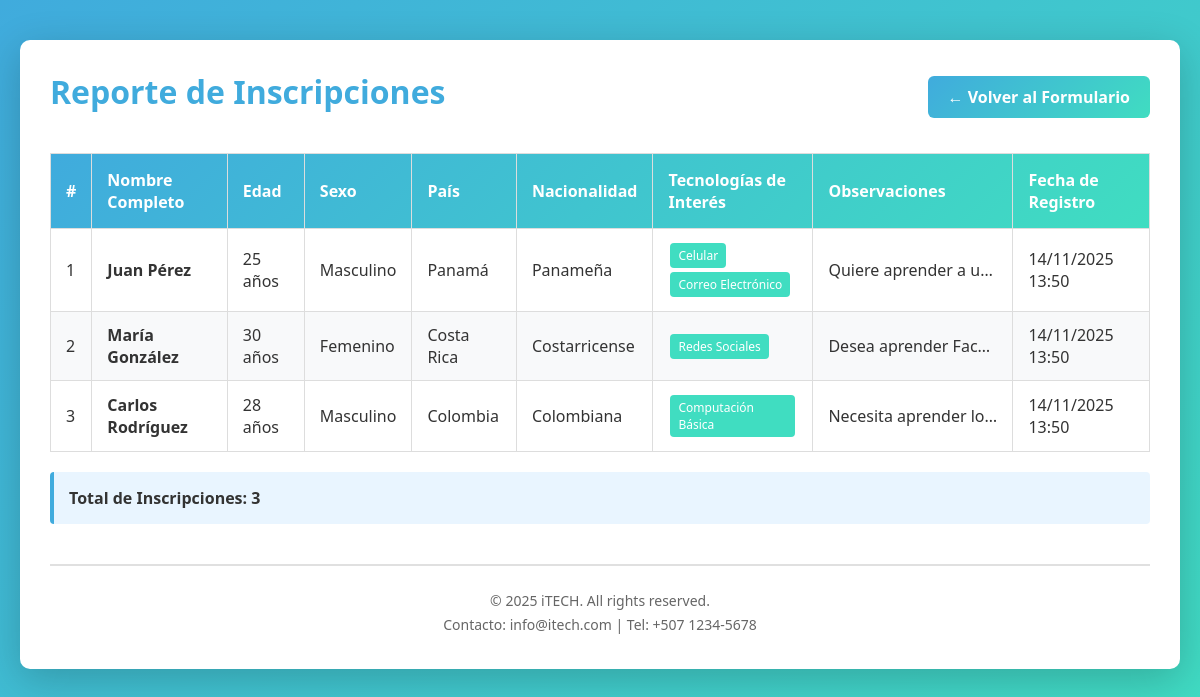
The page /reporte.php on the database its author committed.
### tables this page shows
CREATE TABLE IF NOT EXISTS datos_inscriptor (
    id INT AUTO_INCREMENT PRIMARY KEY,
    nombre VARCHAR(100) NOT NULL,
    apellido VARCHAR(100) NOT NULL,
    edad INT NOT NULL,
    sexo VARCHAR(20) NOT NULL,
    fecha_registro TIMESTAMP DEFAULT CURRENT_TIMESTAMP,
    INDEX idx_inscriptor_nombre (nombre, apellido)
);

### conexion.php (called while the page is built, shortened)
<?php
class Conexion {
    private $host = 'localhost';
    private $dbname = 'phpmyadmin';
    private $username = 'root';
    private $password = '';
    private $charset = 'utf8mb4';
    private $conexion;
    private function conectar() {
        try {
            $dsn = "mysql:host={$this->host};dbname={$this->dbname};charset={$this->charset}";
            $opciones = [
                PDO::ATTR_ERRMODE            => PDO::ERRMODE_EXCEPTION,
                PDO::ATTR_DEFAULT_FETCH_MODE => PDO::FETCH_ASSOC,
                PDO::ATTR_EMULATE_PREPARES   => false,
            ];
            $this->conexion = new PDO($dsn, $this->username, $this->password, $opciones);
            return $this->conexion;
        } catch (PDOException $e) {
            error_log("Error de conexión a la base de datos: " . $e->getMessage());
            die("Error de conexión a la base de datos. Por favor, intente más tarde.");
        }
    }
    public function cerrar() {
        $this->conexion = null;
    }
    public function ejecutar($sql) {
        return $this->conexion->query($sql);
    }
}
?>

### reporte.php (the view, shortened to what this page needs)
<?php
require_once 'conexion.php';
$db = new Conexion();
$sql = "SELECT
            i.id,
            i.nombre,
            i.apellido,
            i.edad,
            i.sexo,
            i.fecha_registro,
            p.pais_residencia,
            p.nacionalidad,
            GROUP_CONCAT(DISTINCT a.tecnologia SEPARATOR ', ') as tecnologias,
            MAX(a.observaciones) as observaciones
        FROM datos_inscriptor i
        LEFT JOIN datos_pais p ON i.id = p.inscriptor_id
        LEFT JOIN datos_areas_interes a ON i.id = a.inscriptor_id
        GROUP BY i.id, i.nombre, i.apellido, i.edad, i.sexo, i.fecha_registro,
                 p.pais_residencia, p.nacionalidad
        ORDER BY i.fecha_registro DESC";
$stmt = $db->ejecutar($sql);
$inscripciones = $stmt->fetchAll();
?>
<!DOCTYPE html>
<html lang="es">
<head>
    <link rel="stylesheet" href="estilos.css">
</head>
<body>
    <div class="reporte-container">
        <div class="header-reporte">
            <h1>Reporte de Inscripciones</h1>
            <a href="index.php" class="btn-volver">← Volver al Formulario</a>
        </div>
        <?php if (count($inscripciones) > 0): ?>
            <table class="tabla-reporte">
                <thead>
                    <tr>
                        <th>#</th>
                        <th>Nombre Completo</th>
                        <th>Edad</th>
                        <th>Sexo</th>
                        <th>País</th>
                        <th>Nacionalidad</th>
                        <th>Tecnologías de Interés</th>
                        <th>Observaciones</th>
                        <th>Fecha de Registro</th>
                    </tr>
                </thead>
                <tbody>
                    <?php foreach ($inscripciones as $inscripcion): ?>
                        <tr>
                            <td><?php echo htmlspecialchars($inscripcion['id']); ?></td>
                            <td>
                                <strong>
                                    <?php echo htmlspecialchars($inscripcion['nombre'] . ' ' . $inscripcion['apellido']); ?>
                                </strong>
                            </td>
                            <td><?php echo htmlspecialchars($inscripcion['edad']); ?> años</td>
                            <td><?php echo htmlspecialchars($inscripcion['sexo']); ?></td>
                            <td><?php echo htmlspecialchars($inscripcion['pais_residencia'] ?? 'N/A'); ?></td>
                            <td><?php echo htmlspecialchars($inscripcion['nacionalidad'] ?? 'N/A'); ?></td>
                            <td>
                                <?php
                                $tecnologias = explode(', ', $inscripcion['tecnologias'] ?? '');
                                foreach ($tecnologias as $tech) {
                                    if (!empty(trim($tech))) {
                                        echo '<span class="badge">' . htmlspecialchars($tech) . '</span> ';
                                    }
                                }
                                ?>
                            </td>
                            <td class="observaciones" title="<?php echo htmlspecialchars($inscripcion['observaciones'] ?? 'Sin observaciones'); ?>">
                                <?php echo htmlspecialchars($inscripcion['observaciones'] ?? 'Sin observaciones'); ?>
                            </td>
                            <td><?php echo date('d/m/Y H:i', strtotime($inscripcion['fecha_registro'])); ?></td>
                        </tr>
                    <?php endforeach; ?>
                </tbody>
            </table>
            <div class="total-registros">
                Total de Inscripciones: <?php echo count($inscripciones); ?>
            </div>
        <?php endif; ?>
        <footer class="footer">
            <p>&copy; <?php echo date('Y'); ?> iTECH. All rights reserved.</p>
            <p>Contacto: info@itech.com | Tel: +507 1234-5678</p>
        </footer>
    </div>
</body>
</html>

### estilos.css (style rules this page uses)
* { margin: 0; padding: 0; box-sizing: border-box; }
body { font-family: 'Segoe UI', Tahoma, Geneva, Verdana, sans-serif; background: linear-gradient(135deg, #40ABDD 0%, #40DDC1 100%); min-height: 100vh; padding: 20px; color: #333; }
h1 { color: #40ABDD; text-align: center; margin-bottom: 10px; font-size: 2em; }
.footer { margin-top: 40px; padding-top: 20px; border-top: 2px solid #e0e0e0; text-align: center; color: #666; font-size: 14px; }
.footer p { margin: 5px 0; }

### reporte.php (style rules this page uses)
.reporte-container { max-width: 1200px; margin: 20px auto; padding: 30px; background: white; border-radius: 10px; box-shadow: 0 10px 40px rgba(0, 0, 0, 0.2); }
.header-reporte { display: flex; justify-content: space-between; align-items: center; margin-bottom: 30px; flex-wrap: wrap; gap: 15px; }
.btn-volver { background: linear-gradient(135deg, #40ABDD 0%, #40DDC1 100%); color: white; padding: 10px 20px; border-radius: 6px; text-decoration: none; font-weight: 600; transition: all 0.3s ease; }
.tabla-reporte { width: 100%; border-collapse: collapse; margin-top: 20px; overflow-x: auto; display: block; }
.tabla-reporte thead { background: linear-gradient(135deg, #40ABDD 0%, #40DDC1 100%); color: white; }
.tabla-reporte th { padding: 15px; text-align: left; font-weight: 600; border: 1px solid #ddd; }
.tabla-reporte td { padding: 12px 15px; border: 1px solid #ddd; }
.tabla-reporte tbody tr:nth-child(even) { background-color: #f8f9fa; }
.badge { display: inline-block; padding: 4px 8px; background-color: #40DDC1; color: white; border-radius: 4px; font-size: 12px; margin: 2px; }
.total-registros { margin-top: 20px; padding: 15px; background: #e9f5ff; border-left: 4px solid #40ABDD; border-radius: 4px; font-weight: 600; }
.observaciones { max-width: 200px; overflow: hidden; text-overflow: ellipsis; white-space: nowrap; }

### rows shown on the page
datos_inscriptor: id "1", nombre+apellido "Juan Pérez", edad "25", sexo "Masculino", pais_residencia "Panamá", nacionalidad "Panameña", tech "Celular", tech "Correo Electrónico", observaciones "Quiere aprender a u…", fecha_registro "14/11/2025 13:50"
datos_inscriptor: id "2", nombre+apellido "María González", edad "30", sexo "Femenino", pais_residencia "Costa Rica", nacionalidad "Costarricense", tech "Redes Sociales", observaciones "Desea aprender Fac…", fecha_registro "14/11/2025 13:50"
datos_inscriptor: id "3", nombre+apellido "Carlos Rodríguez", edad "28", sexo "Masculino", pais_residencia "Colombia", nacionalidad "Colombiana", tech "Computación Básica", observaciones "Necesita aprender lo…", fecha_registro "14/11/2025 13:50"

### other values the page prints
count($inscripciones) "3"
